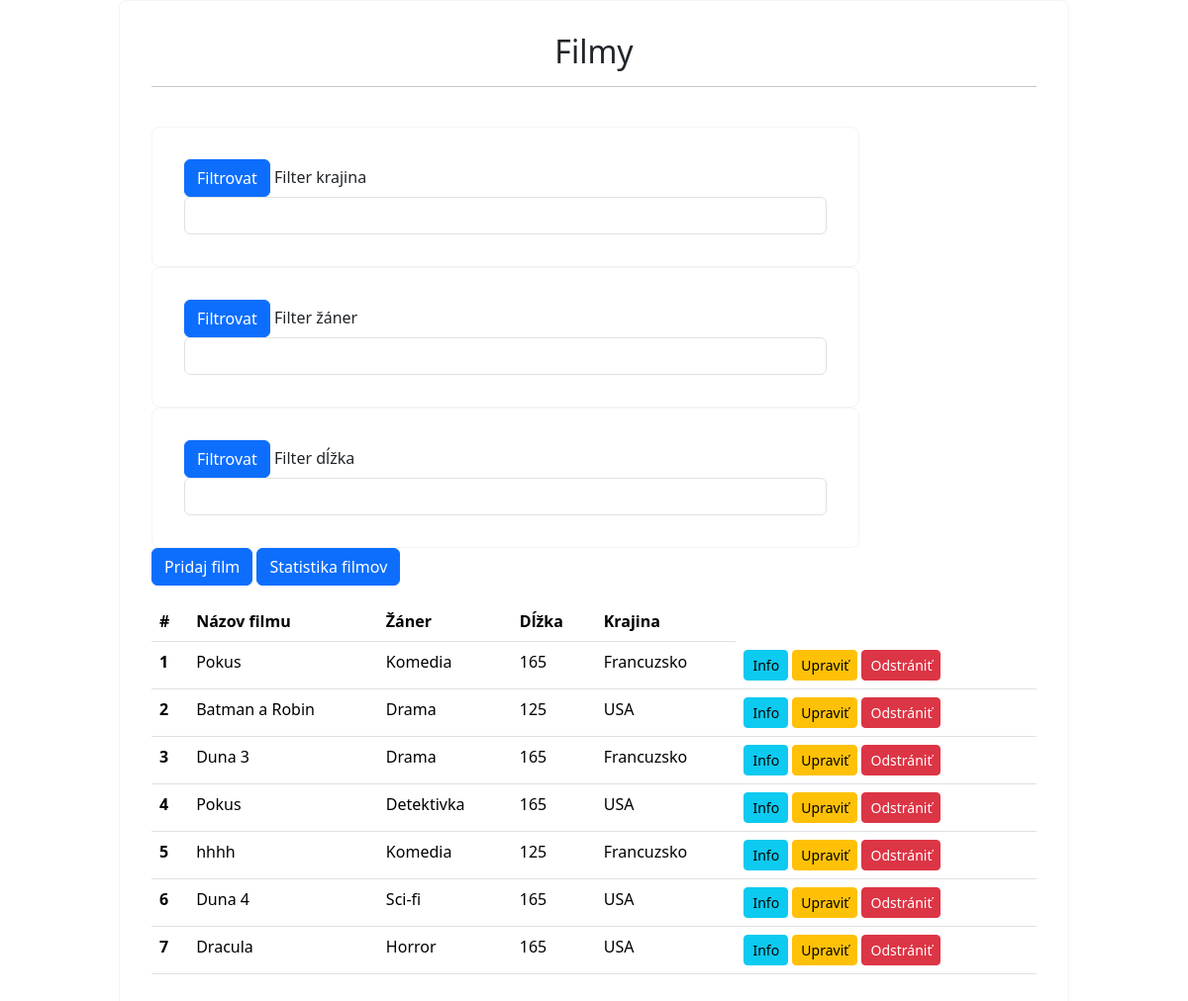
The page /view.php on the database its author committed.
### tables this page shows
CREATE TABLE `filmy` (
  `id_film` int(11) NOT NULL,
  `poradie` int(120) NOT NULL,
  `názov_filmu` varchar(120) DEFAULT NULL,
  `žáner` varchar(60) DEFAULT NULL,
  `dĺžka` int(11) DEFAULT NULL,
  `krajina` varchar(60) DEFAULT NULL
);

### php/read.php (called while the page is built)
<?php
include 'connect_db.php';
$sql = "SELECT * FROM filmy";
$result = mysqli_query($con, $sql);
?>

### view.php (the view, shortened to what this page needs)
<?php include 'php/read.php';?>
<!doctype html>
<html lang="en">
<head>
    <link rel="stylesheet" href="https://cdn.jsdelivr.net/npm/bootstrap@5.3.3/dist/css/bootstrap.min.css">
    <link rel="stylesheet" href="css/style.css">
</head>
  <body>
    <div class="wrapper">
        <h2>Filmy</h2><hr><br>
        <form action="filter.php" method="GET">
            <button type="submit" class="btn btn-primary" name="filter_html">Filtrovat</button>
                    <label for="filter_krajina" class="form-label">Filter krajina</label>
                    <input type="text" class="form-control" id="krajina_filtrovanie" name="krajina_filtrovanie" value="">
         </form>
         <form action="filter.php" method="GET">
            <button type="submit" class="btn btn-primary" name="filter_html">Filtrovat</button>
                    <label for="filter_zaner" class="form-label">Filter žáner</label>
                    <input type="text" class="form-control" id="zaner_filtrovanie" name="zaner_filtrovanie" value="">
         </form>
         <form action="filter.php" method="GET">
            <button type="submit" class="btn btn-primary" name="filter_html">Filtrovat</button>
                    <label for="filter_zaner" class="form-label">Filter dĺžka</label>
                    <input type="text" class="form-control" id="dlzka_filtrovanie" name="dlzka_filtrovanie" value="">
         </form>
        <a href="index.php" class="btn btn-primary mb-3">Pridaj film</a>
        <a href="statistics.php" class="btn btn-primary mb-3">Statistika filmov</a>
        <table class="table">
            <thead>
                <tr>
                <th scope="col">#</th>
                <th scope="col">Názov filmu</th>
                <th scope="col">Žáner</th>
                <th scope="col">Dĺžka</th>
                <th scope="col">Krajina</th>
                </tr>
            </thead>
            <tbody>
                <?php
                    while($row = mysqli_fetch_assoc($result)){ ?>
                        <tr>
                            <th scope="row"><?php echo $row['poradie']; ?></th>
                            <td><?php echo $row['názov_filmu']; ?></td>
                            <td><?php echo $row['žáner']; ?></td>
                            <td><?php echo $row['dĺžka']; ?></td>
                            <td><?php echo $row['krajina']; ?></td>
                            <td>
                                <a href="info.php?id=<?php echo $row['id_film']; ?>" class="btn btn-info btn-sm">Info</a>
                                <a href="update.php?id=<?php echo $row['id_film']; ?>" class="btn btn-warning btn-sm">Upraviť</a>
                                <a href="php/delete.php?id=<?php echo $row['id_film']; ?>" class="btn btn-danger btn-sm">Odstrániť</a>
                            </td>
                        </tr>
                    <?php } ?>
            </tbody>
        </table>
    </div>
  </body>
</html>

### css/style.css (style rules this page uses)
body { min-height: 100vh; display: flex; justify-content: center; align-items: center; }
form, .wrapper { width: 80%; border: 1px solid #f3f4f6; padding: 2rem; border-radius: 8px; }
h2 { text-align: center; }

### rows shown on the page
filmy: poradie "1", názov_filmu "Pokus", žáner "Komedia", dĺžka "165", krajina "Francuzsko"
filmy: poradie "2", názov_filmu "Batman a Robin", žáner "Drama", dĺžka "125", krajina "USA"
filmy: poradie "3", názov_filmu "Duna 3", žáner "Drama", dĺžka "165", krajina "Francuzsko"
filmy: poradie "4", názov_filmu "Pokus", žáner "Detektivka", dĺžka "165", krajina "USA"
filmy: poradie "5", názov_filmu "hhhh", žáner "Komedia", dĺžka "125", krajina "Francuzsko"
filmy: poradie "6", názov_filmu "Duna 4", žáner "Sci-fi", dĺžka "165", krajina "USA"
filmy: poradie "7", názov_filmu "Dracula", žáner "Horror", dĺžka "165", krajina "USA"
